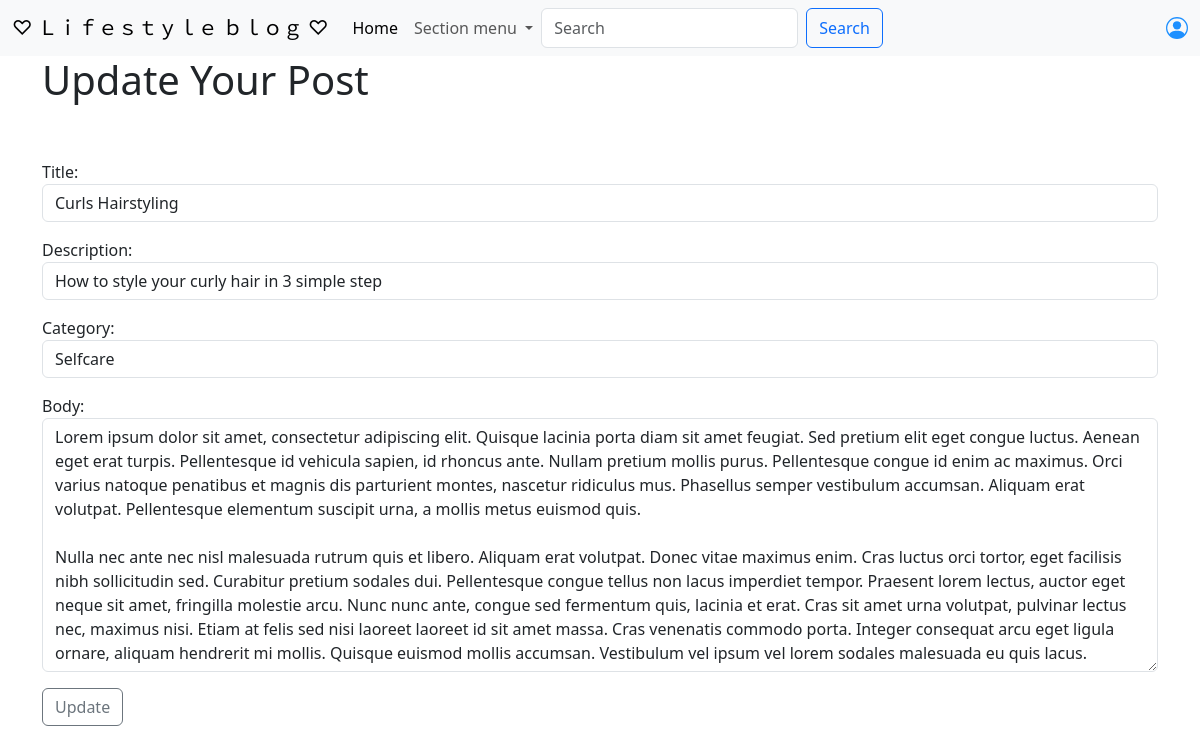
The app's page /article/edit/1 with its own data.
### TheBlog/models.py (models this page shows, shortened)
class Post(models.Model):
    title = models.CharField(max_length=255)
    title_tag = models.CharField(max_length=255, default="Blog")
    category = models.CharField(max_length=255, default="Blog")
    author = models.ForeignKey(User, on_delete=models.CASCADE)
    description = models.CharField(max_length=255, default="No description")
    body = RichTextField(blank=True, null=True)
    likes = models.ManyToManyField(User, related_name='blog_posts')

### TheBlog/views.py (the view)
# urls.py: path('article/edit/<int:pk>', UpdatePostView.as_view(), name='update_post'),
class UpdatePostView(UpdateView):
    model = Post
    form_class = EditForm
    template_name = 'update_post.html'

### TheBlog/forms.py
class EditForm(forms.ModelForm):
    class Meta:
        model = Post
        fields = ('title', 'description', 'category', 'body')
        widgets = {
            'title': forms.TextInput(attrs={'class': 'form-control'}),
            'description': forms.TextInput(attrs={'class': 'form-control'}),
            'category': forms.Select(choices=categories_list, attrs={'class': 'form-control'}),
            'body': forms.Textarea(attrs={'class': 'form-control'}),
        }

### TheBlog/templates/update_post.html (shortened to what this page needs)
{% extends 'base.html' %}
{% block content %}
    <h1> Update Your Post </h1>
    <br><br>
    <div class="form-group">
        <form method="POST">
            {{ form.as_p }}
            <button class="btn btn-outline-secondary"> Update </button>
        </form>
    </div>
{% endblock %}

### records on screen
Post: title "Curls Hairstyling", description "How to style your curly hair in 3 simple step", category "Selfcare", body "Lorem ipsum dolor sit amet, consectetur adipiscing elit. Quisque lacinia porta diam sit amet feugiat. Sed pretium elit eget congue luctus. Aenean eget erat turpis. Pellentesque id vehicula sapien, id rhoncus ante. Nullam pretium mollis purus. Pellentesque congue id enim ac maximus. Orci varius natoque penatibus et magnis dis parturient montes, nascetur ridiculus mus. Phasellus semper vestibulum accumsan. Aliquam erat volutpat. Pellentesque elementum suscipit urna, a mollis metus euismod quis. Nulla nec ante nec nisl malesuada rutrum quis et libero. Aliquam erat volutpat. Donec vitae maximus enim. Cras luctus orci tortor, eget facilisis nibh sollicitudin sed. Curabitur pretium sodales dui.…"
